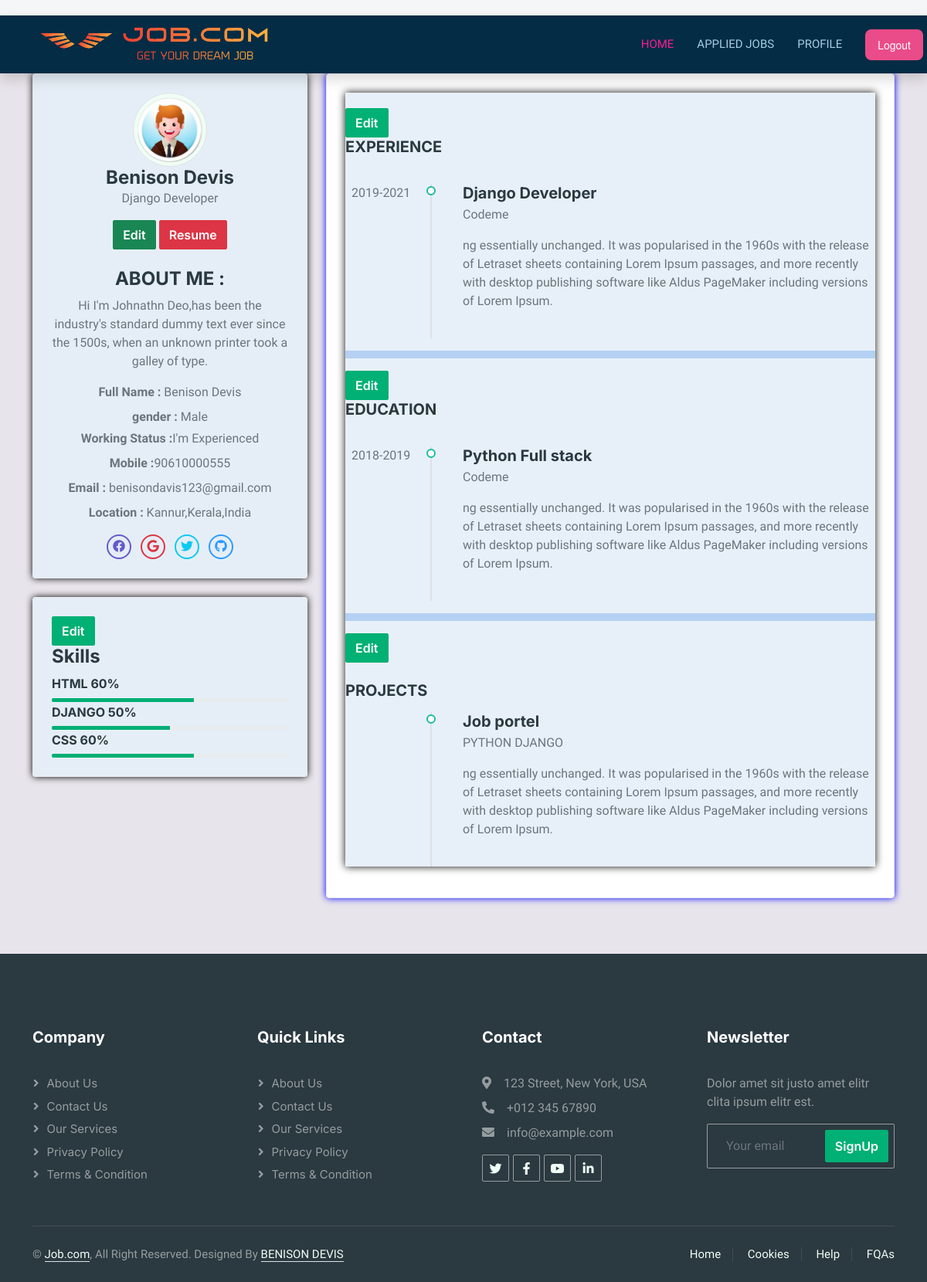
The app's page /employee/profile/ (signed in) with its own data.
### employee/models.py (models this page shows)
class ProfileEdit(models.Model):
    worksts = (("frsh", "I'm Fresher"), ("exp", "I'm Experienced"))
    gender = (("M", "Male"), ("F", "Female"), ("O", "Outher"))
    profile_title = models.CharField(max_length=50,null=True, blank=True)
    bio = models.TextField(null=True, blank=True)
    profile_img = models.ImageField(upload_to="profile.image/", null=True, blank=True,default='static\img\pro.png')
    resume = models.FileField(upload_to="resume/", null=True, blank=True)
    location = models.CharField(max_length=50,null=True, blank=True)
    mobile_no = models.CharField(max_length=12,null=True, blank=True)
    working_sts = models.CharField(max_length=50, choices=worksts,null=True, blank=True)
    gender = models.CharField(max_length=50, choices=gender,null=True, blank=True)
    rel_profile = models.OneToOneField(
        Employee, on_delete=models.CASCADE, null=True, blank=True
    )

class AddSkill(models.Model):
    skill = models.CharField(max_length=50)
    percentage = models.IntegerField()
    rel_skill = models.ForeignKey(
        Employee, on_delete=models.CASCADE, null=True, blank=True
    )

class AddExperience(models.Model):
    job_role = models.CharField(max_length=50)
    date = models.CharField(max_length=10)
    company_name = models.CharField(max_length=50)
    job_dicription = models.TextField(null=True, blank=True)
    rel_experience = models.ForeignKey(
        Employee, on_delete=models.CASCADE, null=True, blank=True
    )

class AddEducations(models.Model):
    school = models.CharField(max_length=50)
    qualification = models.CharField(max_length=50)
    date = models.CharField(max_length=10)
    shor_dicription = models.TextField(null=True, blank=True)
    rel_education = models.ForeignKey(
        Employee, on_delete=models.CASCADE, null=True, blank=True
    )

class AddProject(models.Model):
    pro_name = models.CharField(max_length=50)
    domine = models.CharField(max_length=50)
    shor_dicription = models.TextField(null=True, blank=True)
    rel_project = models.ForeignKey(
        Employee, on_delete=models.CASCADE, null=True, blank=True
    )

### account/models.py (models this page shows, shortened)
class Account(AbstractUser):
    class Role(models.TextChoices):
        ADMIN = "ADMIN", "Admin"
        USER = "USER", "User"
        COMPANY = "COMPANY", "Company"
    base_role = Role.ADMIN
    role = models.CharField(max_length=50, choices=Role.choices)

### employee/views.py (the view)
# urls.py: path("employee/profile/", employee_profile, name="employee_profile"),
def employee_profile(request):
    emp = request.user
    addskl = AddSkill.objects.filter(rel_skill=emp)
    addexpe = AddExperience.objects.filter(rel_experience=emp)
    addeduc = AddEducations.objects.filter(rel_education=emp)
    addpro = AddProject.objects.filter(rel_project=emp)
    addprof = ProfileEdit.objects.filter(rel_profile=emp).first()
    context = {
        "emp": emp,
        "exp": addexpe,
        "educ": addeduc,
        "pro": addpro,
        "skl": addskl,
        "prof": addprof,
    }
    return render(request, "employees_pages/emp_profile.html", context)

### templates/employees_pages/emp_profile.html (shortened to what this page needs)
{% extends 'base.html' %}
{% block content %}
{% load static %}
<div class="container">
<div class="row">
    <div class="col-lg-4 col-xl-4">
        <div  class="card-box text-center  " style="box-shadow: 0px 0px 10px black ;background-color: rgba(229, 239, 248, 0.916);">
            <img src="{{ prof.profile_img.url }}" class="rounded-circle avatar-xl img-thumbnail" alt="profile-image">
            <h4 class="mb-0">{{ request.user.first_name }} {{ request.user.last_name }}</h4>
            <p class="text-muted">{{ prof.profile_title }}</p>
            <a href="{% url 'employee_profile_edit' %}"><button type="button" class="btn btn-success btn-xs waves-effect mb-2 waves-light">Edit</button></a>
            <a href="{% url 'resume_view' %}"><button type="button" class="btn btn-danger btn-xs waves-effect mb-2 waves-light">Resume</button></a>
            <div class="text-left mt-3">
                <h4 class="font-13 text-uppercase">About Me :</h4>
                <p class="text-muted font-13 mb-3">
                    Hi I'm Johnathn Deo,has been the industry's standard dummy text ever since the
                    1500s, when an unknown printer took a galley of type.
                </p>
                <p class="text-muted mb-2 font-13"><strong>Full Name :</strong> <span class="ml-2">{{ request.user.first_name }} {{ request.user.last_name }}</span></p>
                <p class="text-muted mb-1 font-13"><strong>gender :</strong> <span class="ml-2">
                        {{prof.gender}}
                </span></p>
                <p class="text-muted mb-2 font-13"><strong>Working Status :</strong><span class="ml-2">{{ prof.working_sts }}</span></p>
                <p class="text-muted mb-2 font-13"><strong>Mobile :</strong><span class="ml-2">{{ prof.mobile_no }}</span></p>
                <p class="text-muted mb-2 font-13"><strong>Email :</strong> <span class="ml-2 ">{{ request.user.email }}</span></p>
                <p class="text-muted mb-1 font-13"><strong>Location :</strong> <span class="ml-2">{{ prof.location }}</span></p>
            </div>
            <ul class="social-list list-inline mt-3 mb-0">
                <li class="list-inline-item">
                    <a href="javascript: void(0);" class="social-list-item border-purple text-purple"><i class="fab fa-facebook"></i></a>
                </li>
                <li class="list-inline-item">
                    <a href="javascript: void(0);" class="social-list-item border-danger text-danger"><i class="fab fa-google"></i></a>
                </li>
                <li class="list-inline-item">
                    <a href="javascript: void(0);" class="social-list-item border-info text-info"><i class="fab fa-twitter"></i></a>
                </li>
                <li class="list-inline-item">
                    <a href="javascript: void(0);" class="social-list-item border-secondary text-secondary"><i class="fab fa-github"></i></a>
                </li>
            </ul>
        </div>
        <div class="card-box  " style="box-shadow: 0px 0px 10px black ;background-color: rgba(229, 239, 248, 0.916);">
            <button type="button" class="btn btn-primary" data-toggle="modal" data-target="#exampleModal4" data-whatever="@mdo">
                Edit
              </button>
            <h4 class="header-title">Skills</h4>
            {% for addskl in skl %}
                <div class="pt-1">
                    <h6 class="text-uppercase mt-0">{{addskl.skill}} <span class="float-right">{{addskl.percentage}}%</span></h6>
                    <div class="progress progress-sm m-0">
                        <div class="progress-bar bg-purple" role="progressbar" aria-valuenow="{{addskl.percentage}}" aria-valuemin="0" aria-valuemax="100" style="width: {{addskl.percentage}}%">
                        </div>
                    </div>
                </div>
            {% endfor %}
        </div>
    </div>
    <div class="col-lg-8 col-xl-8">
        <div class="card-box" style="box-shadow: 0px 0px 10px blue;">
            <div class="tab-content " style="box-shadow: 0px 0px 10px rgb(13, 13, 13);background-color: rgba(229, 239, 248, 0.916);">
                <div class="tab-pane show active" id="about-me">
                    <button type="button" class="btn btn-primary" data-toggle="modal" data-target="#exampleModal" data-whatever="@mdo">
                        Edit
                      </button>
                    <h5 class="mb-4 text-uppercase">Experience</h5>
                    <ul class="list-unstyled timeline-sm">
                        {% for addexp in exp %}
                            <li class="timeline-sm-item">
                                <span class="timeline-sm-date">{{ addexp.date }}</span>
                                <h5 class="mt-0 mb-1">{{ addexp.job_role }}</h5>
                                <p>{{ addexp.company_name }}</p>
                                <p class="text-muted mt-2">{{ addexp.job_dicription }}</p>
                            </li>
                        {% endfor %}
                    </ul>
                    <hr style="border-top: 10px solid #2174e8;">
                    <button type="button" class="btn btn-primary" data-toggle="modal" data-target="#exampleModal1" data-whatever="@fat">
                        Edit
                      </button>
                    <h5 class="mb-4 text-uppercase">
                        Education</h5>
                    <ul class="list-unstyled timeline-sm">
                        {% for addedu in educ %}
                            <li class="timeline-sm-item">
                                <span class="timeline-sm-date">{{ addedu.date }}</span>
                                <h5 class="mt-0 mb-1">{{ addedu.qualification }}</h5>
                                <p>{{ addedu.school }}</p>
                                <p class="text-muted mt-2">{{ addedu.shor_dicription }}</p>
                            </li>
                        {% endfor %}
                    </ul>
                    <hr style="border-top: 10px solid #2174e8;">
                    <button type="button" class="btn btn-primary" data-toggle="modal" data-target="#exampleModal2">
                        Edit
                      </button>
                    <h5 class="mb-3 mt-4 text-uppercase">
                        Projects
                    </h5>
                    <ul class="list-unstyled timeline-sm">
                        {% if not pro %}
                            <li class="timeline-sm-item">
                                <span class="timeline-sm-date">No.</span>
                                <h5 class="mt-0 mb-1">Project Name</h5>
                                <p>Domine</p>
                                <p class="text-muted mt-2">short Discription for your project
                                </p>
                            </li>
                        {% else %}
                        {% for addpro in pro %}
                            <li class="timeline-sm-item">
                                <h5 class="mt-0 mb-1">{{ addpro.pro_name }}</h5>
                                <p>{{ addpro.domine }}</p>
                                <p class="text-muted mt-2">{{ addpro.shor_dicription }}</p>
                            </li>
                        {% endfor %}
                        {% endif %}
                    </ul>
                </div>
            </div>
        </div>
    </div>
</div>
</div>
{% endblock content %}

### static/css/style.css (style rules this page uses)
:root { --primary: #f61d98; --secondary: #2B9BFF; --light: #EFFDF5; --dark: #2B3940; --danger:#9fd1eb; }
.btn { font-family: 'Inter', sans-serif; font-weight: 600; transition: .5s; }
.btn.btn-primary, .btn.btn-secondary { color: #FFFFFF; }

### templates/employees_pages/emp_profile.html (style rules this page uses)
body { color: #6c757d; background-color: #f5f6f8; margin-top:20px; }
.card-box { background-color: #fff; background-clip: border-box; border: 1px solid #e7eaed; padding: 1.5rem; margin-bottom: 24px; border-radius: .25rem; }
.avatar-xl { height: 6rem; width: 6rem; }
.rounded-circle { border-radius: 50%!important; }
.mb-4, .my-4 { margin-bottom: 2.25rem!important; }
.tab-content { padding: 20px 0 0 0; }
.progress-sm { height: 5px; }
.m-0 { margin: 0!important; }
.social-list-item { height: 2rem; width: 2rem; line-height: calc(2rem - 4px); display: block; border: 2px solid #adb5bd; border-radius: 50%; color: #adb5bd; }
.text-purple { color: #6559cc!important; }
.border-purple { border-color: #6559cc!important; }
.timeline-sm { padding-left: 110px; }
.timeline-sm .timeline-sm-item { position: relative; padding-bottom: 20px; padding-left: 40px; border-left: 2px solid #dee2e6; }
.timeline-sm .timeline-sm-item:after { content: ""; display: block; position: absolute; top: 3px; left: -7px; width: 12px; height: 12px; border-radius: 50%; background: #fff; border: 2px solid #1abc9c; }
.timeline-sm .timeline-sm-item .timeline-sm-date { position: absolute; left: -104px; }

### records on screen
ProfileEdit: profile_img (picture), profile_title "Django Developer", gender "Male", working_sts "I'm Experienced", mobile_no "90610000555", location "Kannur,Kerala,India"
Account: user.first_name "Benison", user.last_name "Devis", user.email "benisondavis123@gmail.com"
AddSkill: skill "HTML", percentage "60"
AddSkill: skill "DJANGO", percentage "50"
AddSkill: skill "CSS", percentage "60"
AddExperience: date "2019-2021", job_role "Django Developer", company_name "Codeme", job_dicription "ng essentially unchanged. It was popularised in the 1960s with the release of Letraset sheets containing Lorem Ipsum passages, and more recently with desktop publishing software like Aldus PageMaker including versions of Lorem Ipsum."
AddEducations: date "2018-2019", qualification "Python Full stack", school "Codeme", shor_dicription "ng essentially unchanged. It was popularised in the 1960s with the release of Letraset sheets containing Lorem Ipsum passages, and more recently with desktop publishing software like Aldus PageMaker including versions of Lorem Ipsum."
AddProject: pro_name "Job portel", domine "PYTHON DJANGO", shor_dicription "ng essentially unchanged. It was popularised in the 1960s with the release of Letraset sheets containing Lorem Ipsum passages, and more recently with desktop publishing software like Aldus PageMaker including versions of Lorem Ipsum."
